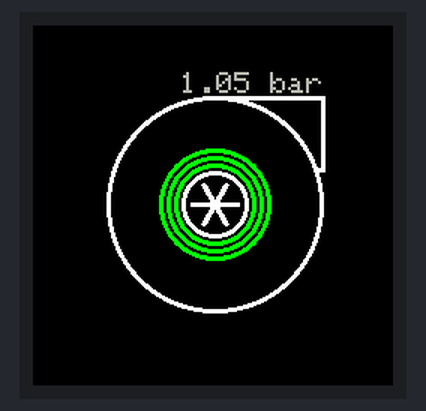
Bench run of a sketch on a simulated ESP32. On the bench: 240×240 colour display. Random numbers use the default seed unless the sketch sets one.

Above: at 0.55 s.
At 4.31 s:
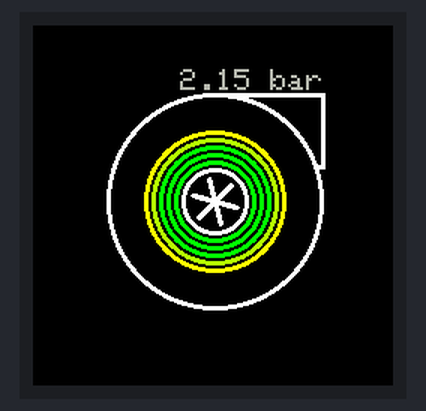
At 5.67 s:
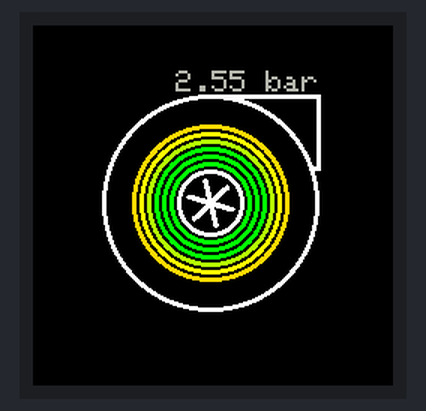
At 7.71 s:
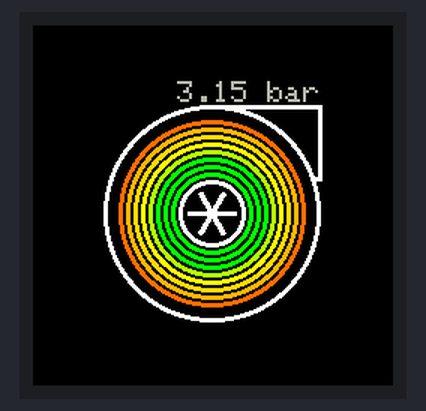
At 14.9 s:
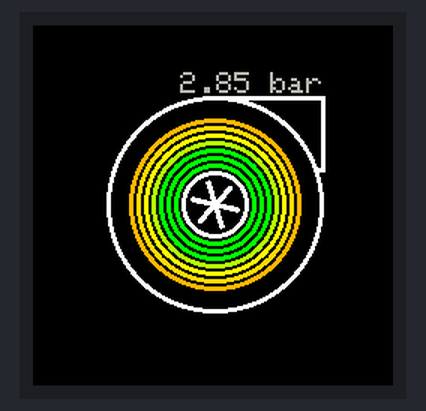
At 37.64 s:
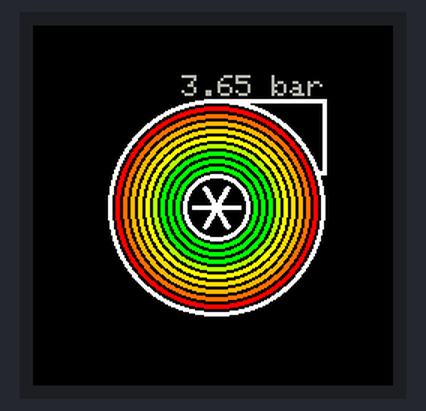

The sketch:

esp_turbo.ino
```cpp
#include <SPI.h>

#include <TFT_eSPI.h>       // Hardware-specific library

TFT_eSPI tft = TFT_eSPI();  // Invoke custom library


TFT_eSprite back = TFT_eSprite(&tft);


boolean up = true;
float angle_turbine=0;
float pression=1;
int x_trembl = 0;
int y_trembl = 0;

void setup(void) {
  tft.init();
  tft.fillScreen(TFT_BLACK);
  tft.setPivot(120, 120);
  back.setColorDepth(8);      // Create an 8bpp Sprite of 60x30 pixels
  back.createSprite(240, 240);  // 8bpp requires 64 * 30 = 1920 bytes
  back.fillSprite(TFT_BLACK);

}

void loop() {

  back.fillSprite(TFT_BLACK);


    x_trembl = random(-pression*2,pression*2);
    y_trembl = random(-pression*2,pression*2);

  if(up)
  {
    if(pression>=4)
    {
      up=!up;
    }
    else
    {
      pression+=0.05;
    }
  }
  else
  {
    if(pression<=0)
    {
      up=!up;
    }
    else
    {
      pression-=0.05;
    }
  }
  back.drawWideLine(120,49,192,49,3,0xffff);
  back.drawWideLine(190,97,192,97,3,0xffff);
  back.drawWideLine(192,49,192,97,3,0xffff);
  back.drawSmoothArc(120,120,72,70,0,360,0xffff,TFT_TRANSPARENT,true);
  back.drawSmoothArc(120,120,22,20,0,360,0xffff,TFT_TRANSPARENT);
  back.drawWideLine(120, 120, 120+cos(angle_turbine*PI/180)*15, 120+sin(angle_turbine*PI/180)*15, 3, TFT_WHITE);
  back.drawWideLine(120, 120, 120+cos((angle_turbine+60)*PI/180)*15, 120+sin((angle_turbine+60)*PI/180)*15, 3, TFT_WHITE);
  back.drawWideLine(120, 120, 120+cos((angle_turbine+120)*PI/180)*15, 120+sin((angle_turbine+120)*PI/180)*15, 3, TFT_WHITE);
  back.drawWideLine(120, 120, 120+cos((angle_turbine+180)*PI/180)*15, 120+sin((angle_turbine+180)*PI/180)*15, 3, TFT_WHITE);
  back.drawWideLine(120, 120, 120+cos((angle_turbine+240)*PI/180)*15, 120+sin((angle_turbine+240)*PI/180)*15, 3, TFT_WHITE);
  back.drawWideLine(120, 120, 120+cos((angle_turbine+300)*PI/180)*15, 120+sin((angle_turbine+300)*PI/180)*15, 3, TFT_WHITE);
  if(pression>0){
    back.drawSmoothArc(120,120,27,25,0,360,0x07E0,TFT_TRANSPARENT);
  }
  if(pression>0.44)
  {
  back.drawSmoothArc(120,120,32,30,0,360,0x07E0,TFT_TRANSPARENT);
  }
  if(pression>0.88)
  {
  back.drawSmoothArc(120,120,37,35,0,360,0x07E0,TFT_TRANSPARENT);
  }
  if(pression>1.32)
  {
  back.drawSmoothArc(120,120,42,40,0,360,0xBFE0,TFT_TRANSPARENT);
  }
  if(pression>1.76)
  {
  back.drawSmoothArc(120,120,47,45,0,360,0xE7E0,TFT_TRANSPARENT);
  }
  if(pression>2.20)
  {
  back.drawSmoothArc(120,120,52,50,0,360,0xFEE0,TFT_TRANSPARENT);
  }
  if(pression>2.64)
  {
  back.drawSmoothArc(120,120,57,55,0,360,0xFD60,TFT_TRANSPARENT);
  }
  if(pression>3.08)
  {
  back.drawSmoothArc(120,120,62,60,0,360,0xFB20,TFT_TRANSPARENT);
  }
  if(pression>3.52)
  {
  back.drawSmoothArc(120,120,67,65,0,360,0xF800,TFT_TRANSPARENT);
  }
  back.setTextColor(0xA534);
  back.setTextDatum(MC_DATUM);
  back.setTextSize(2);
  back.drawString(String(pression)+" bar",145,40);
  back.pushSprite(x_trembl,y_trembl,TFT_TRANSPARENT);
  angle_turbine+=(3+pression*2);


}
```

Measured:
- what the display in image 4 shows lasts 0.4 s, from 14.7 s to 15.1 s
